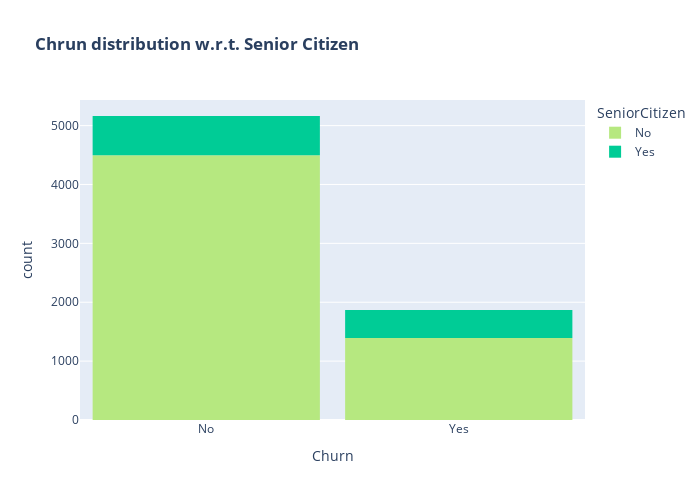

This figure's notebook cell:
### Markdown cell above
Customers that doesn't have partners are more likely to churn

### Code cell
color_map = {"Yes": '#00CC96', "No": '#B6E880'}
fig = px.histogram(df, x="Churn", color="SeniorCitizen", title="<b>Chrun distribution w.r.t. Senior Citizen</b>", color_discrete_map=color_map)
fig.update_layout(width=700, height=500, bargap=0.1)
fig.show()

### Figure 1 — Plotly figure (JSON) as saved in the notebook; plotly's stock layout.template omitted (floating-point values rounded to 4 significant figures; data arrays with more than 128 entries replaced by an {"elided": "..."} marker saying what was removed)
{"data": [{"alignmentgroup": "True", "bingroup": "x", "hovertemplate": "SeniorCitizen=No<br>Churn=%{x}<br>count=%{y}<extra></extra>", "legendgroup": "No", "marker": {"color": "#B6E880", "pattern": {"shape": ""}}, "name": "No", "offsetgroup": "No", "orientation": "v", "showlegend": true, "type": "histogram", "x": {"elided": "5890 str values"}, "xaxis": "x", "yaxis": "y"}, {"alignmentgroup": "True", "bingroup": "x", "hovertemplate": "SeniorCitizen=Yes<br>Churn=%{x}<br>count=%{y}<extra></extra>", "legendgroup": "Yes", "marker": {"color": "#00CC96", "pattern": {"shape": ""}}, "name": "Yes", "offsetgroup": "Yes", "orientation": "v", "showlegend": true, "type": "histogram", "x": {"elided": "1142 str values"}, "xaxis": "x", "yaxis": "y"}], "layout": {"bargap": 0.1, "barmode": "relative", "height": 500, "legend": {"title": {"text": "SeniorCitizen"}, "tracegroupgap": 0}, "title": {"text": "<b>Chrun distribution w.r.t. Senior Citizen</b>"}, "width": 700, "xaxis": {"anchor": "y", "domain": [0, 1], "title": {"text": "Churn"}}, "yaxis": {"anchor": "x", "domain": [0, 1], "title": {"text": "count"}}}}
